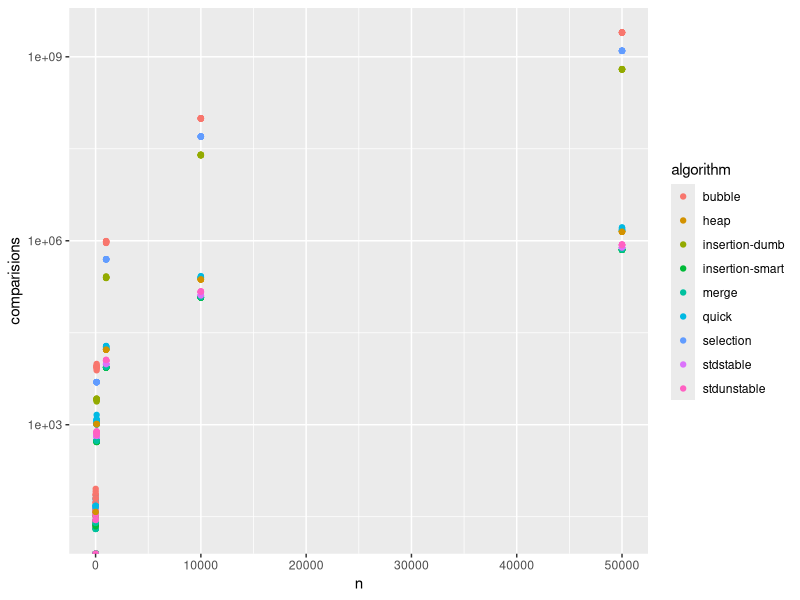
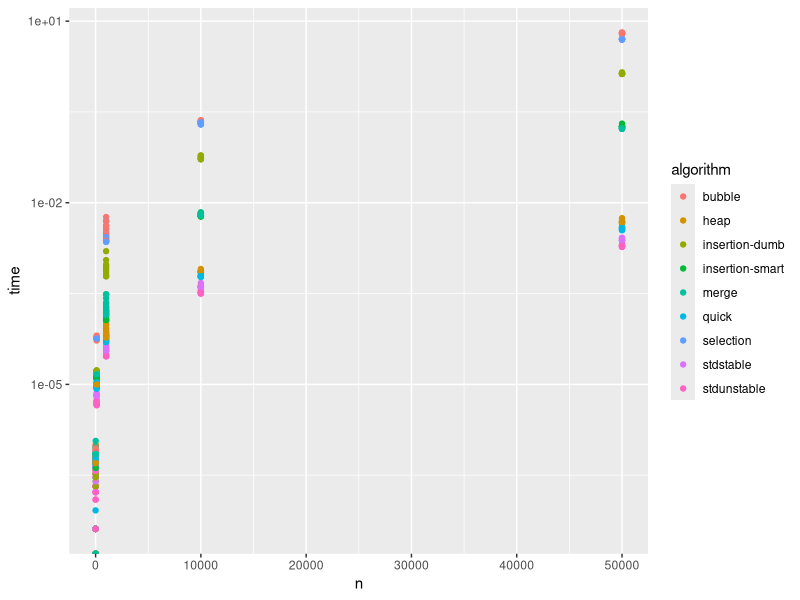
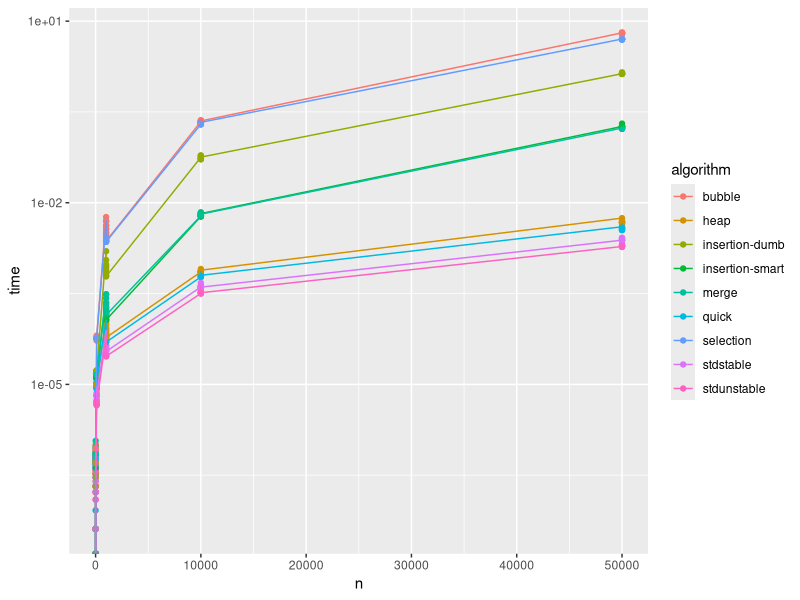

The R source for these figures, in order:
t <- read.table('values.dat', header=TRUE)
library(ggplot2)
# to plot # comparisons
ggplot(t, aes(n, comparisions, colour = algorithm)) + geom_point() + scale_y_log10()
# to plot runtime
ggplot(t, aes(n, time, colour = algorithm)) + geom_point() + scale_y_log10()
# add line
ggplot(t, aes(n, time, colour = algorithm)) + geom_point() + geom_line() + scale_y_log10()